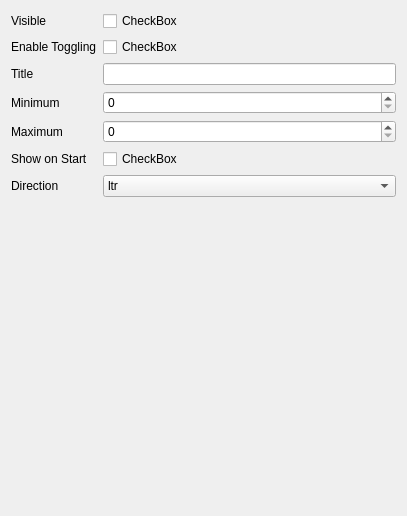
             <widget class="QWidget" name="page_5">
              <property name="geometry">
               <rect>
                <x>0</x>
                <y>0</y>
                <width>407</width>
                <height>516</height>
               </rect>
              </property>
              <attribute name="label">
               <string>Panel1  (Menu)</string>
              </attribute>
              <layout class="QFormLayout" name="formLayout_3">
               <item row="0" column="0">
                <widget class="QLabel" name="label_12">
                 <property name="text">
                  <string>Visible</string>
                 </property>
                </widget>
               </item>
               <item row="0" column="1">
                <widget class="AnimatedCheck" name="builder__panel1__visible">
                 <property name="text">
                  <string>CheckBox</string>
                 </property>
                </widget>
               </item>
               <item row="1" column="0">
                <widget class="QLabel" name="label_13">
                 <property name="text">
                  <string>Enable Toggling</string>
                 </property>
                </widget>
               </item>
               <item row="1" column="1">
                <widget class="AnimatedCheck" name="builder__panel1__toggle">
                 <property name="text">
                  <string>CheckBox</string>
                 </property>
                </widget>
               </item>
               <item row="2" column="0">
                <widget class="QLabel" name="label_14">
                 <property name="text">
                  <string>Title</string>
                 </property>
                </widget>
               </item>
               <item row="2" column="1">
                <widget class="QLineEdit" name="builder__panel1__title"/>
               </item>
               <item row="3" column="0">
                <widget class="QLabel" name="label_15">
                 <property name="text">
                  <string>Minimum</string>
                 </property>
                </widget>
               </item>
               <item row="4" column="0">
                <widget class="QLabel" name="label_16">
                 <property name="text">
                  <string>Maximum</string>
                 </property>
                </widget>
               </item>
               <item row="5" column="0">
                <widget class="QLabel" name="label_17">
                 <property name="text">
                  <string>Show on Start</string>
                 </property>
                </widget>
               </item>
               <item row="5" column="1">
                <widget class="AnimatedCheck" name="builder__panel1__show_onstart">
                 <property name="text">
                  <string>CheckBox</string>
                 </property>
                </widget>
               </item>
               <item row="6" column="0">
                <widget class="QLabel" name="label_18">
                 <property name="text">
                  <string>Direction</string>
                 </property>
                </widget>
               </item>
               <item row="3" column="1">
                <widget class="QSpinBox" name="builder__panel1__minimum"/>
               </item>
               <item row="4" column="1">
                <widget class="QSpinBox" name="builder__panel1__maximum"/>
               </item>
               <item row="6" column="1">
                <widget class="QComboBox" name="builder__panel1__direction">
                 <item>
                  <property name="text">
                   <string>ltr</string>
                  </property>
                 </item>
                 <item>
                  <property name="text">
                   <string>rtl</string>
                  </property>
                 </item>
                 <item>
                  <property name="text">
                   <string/>
                  </property>
                 </item>
                </widget>
               </item>
              </layout>
             </widget>
